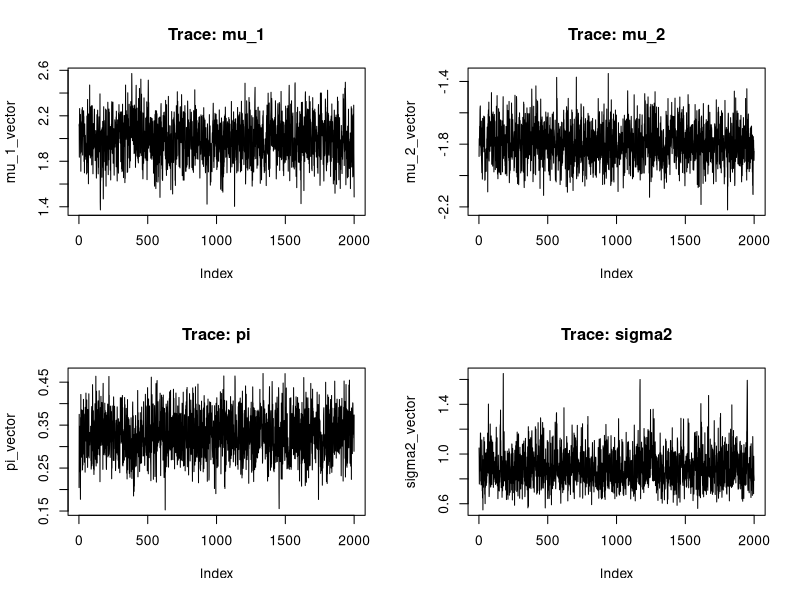
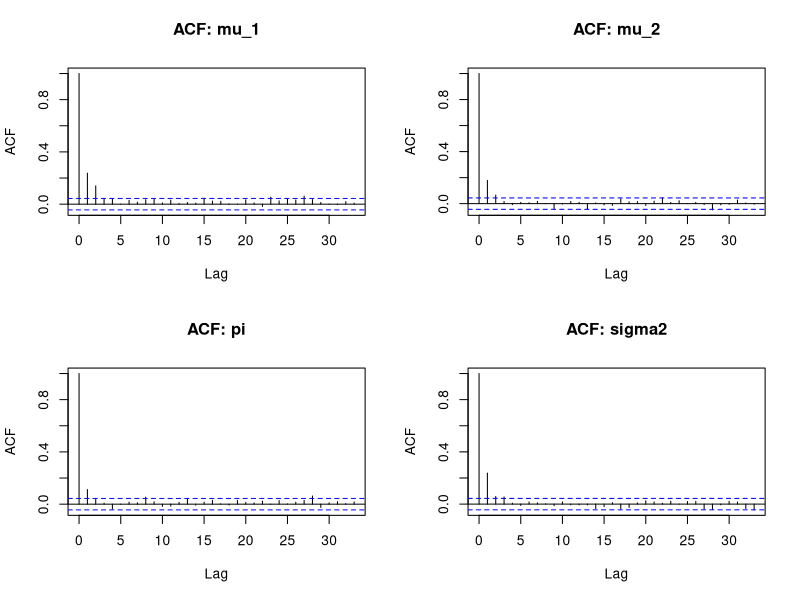

These figures' R source, in order:
## ---- chunk 1
iterate_parameters <- function(data, previous, hyperparams) {
    next_parameters <- list()
    n <- length(data)
    
    m_0     <- hyperparams$m_0
    s2_0    <- hyperparams$s2_0
    a       <- hyperparams$a
    b       <- hyperparams$b
    alpha_0 <- hyperparams$alpha_0
    beta_0  <- hyperparams$beta_0
    
    mu_1    <- previous$mu_1
    mu_2    <- previous$mu_2
    pi      <- previous$pi
    sigma2  <- previous$sigma2
    zs      <- previous$zs
    
    #Latent group allocation for each data point separately
    z_i <- numeric(n)
    for (i in 1:n) {
      y_i <- data[i]
      #conditional likelihood for the generated data; probability that Z_i equals 1.
      p_1 <- dnorm(y_i, mu_1, sqrt(sigma2))*pi/
        (pi*dnorm(y_i, mu_1, sqrt(sigma2))+(1-pi)*dnorm(y_i, mu_2, sqrt(sigma2)))
      #randomize latent group allocation
      if (runif(1, 0, 1) < p_1) {
        z_i[i] <- 1
      } else {
        z_i[i] <- 2
      }
    }
    #save result
    zs <- z_i
    next_parameters$zs <- zs
    
    #split observations into groups by allocation parameter
    is_group_1   <- sapply(zs, function(x) x == 1) #vector which tells if a datum is in group 1
    is_group_2   <- !is_group_1
    group_1_data <- data[which(is_group_1)]
    group_2_data <- data[which(is_group_2)]
    
    #count observations in each group, and take their sums
    N_1 <- length(group_1_data)
    N_2 <- length(group_2_data)
    y_sum_1 <- sum(group_1_data)
    y_sum_2 <- sum(group_2_data)
    
    #sample from the conditional likelihood of group allocation parameter pi
    pi <- rbeta(1, a + N_1, b + n - N_1)
    next_parameters$pi <- pi
    
    #sample mu_1 from conditional distribution
    mu_1 <- rnorm(1, 
                  mean = (m_0 + y_sum_1)/(sigma2 + s2_0*N_1),
                  sd = sqrt((s2_0*sigma2)/(sigma2 + s2_0*N_1))
    )
    next_parameters$mu_1 <- mu_1
    
    #sample mu_2 from it's conditional distribution
    mu_2 <- rnorm(1, 
                  mean = (m_0 + y_sum_2)/(sigma2 + s2_0*N_2),
                  sd = sqrt((s2_0*sigma2)/(sigma2 + s2_0*N_2))
    )
    next_parameters$mu_2 <- mu_2
    
    #calculate parameters for the conditional of sigma^2
    #this needs cleanup later
    alpha_k <- alpha_0 + n/2
    #beta_k_1 = beta_0 + 1/2 * sum((data-mu_1)^2)
    #beta_k_2 = beta_0 + 1/2 * sum((data-mu_2)^2)
    #sample from the conditional distribution 
    #sigma2 = pi * 1/rgamma(1, alpha_k, beta_k_1) + (1-pi) * 1/rgamma(1, alpha_k, beta_k_2)
    mus <- is_group_1*mu_1 + is_group_2*mu_2
    beta_k <- beta_0 + 1/2 * sum((data-mus)^2)
    
    sigma2 <- 1/rgamma(1, alpha_k, beta_k)
    next_parameters$sigma2 <- sigma2
    
    next_parameters
}

gibbs_sampler <- function(data, samples_count, burn, hyperparams) {
  n <- length(data)
  parameters <- vector(mode="list", length=samples_count)
  
  m_0     <- hyperparams$m_0
  s2_0    <- hyperparams$s2_0
  a       <- hyperparams$a
  b       <- hyperparams$b
  alpha_0 <- hyperparams$alpha_0
  beta_0  <- hyperparams$beta_0
  
  #Initialise prior values from distribution
  parameters[[1]] <- list(
    mu_1    = rnorm(1, m_0, sqrt(s2_0)),
    mu_2    = rnorm(1, m_0, sqrt(s2_0)),
    pi      = rbeta(1, a, b),
    sigma2  = 1/rgamma(1, alpha_0, beta_0)
  )
  parameters[[1]]$zs = rbinom(n, 1, 1-parameters[[1]]$pi) + 1
  #Burn just replaces the first value repeatedly, thus discarding the previous value
  for (t in 1:burn) {
    previous <- parameters[[1]]
    parameters[[1]] <- iterate_parameters(data, previous, hyperparams)
  }
  #generate samples
  for (t in 2:samples_count) {
    previous <- parameters[[t-1]]
    parameters[[t]] <- iterate_parameters(data, previous, hyperparams)
  }
  parameters
}
## ---- chunk 2
#generate a dataset

n <- 100
allocation <- rbinom(n, size = 1, prob = 0.7)
separate_data <- allocation*rnorm(n, -2, 1) + (1 - allocation)*rnorm(n, 2, 1)

## ---- chunk 3

hyperparams = list(
  m_0 = 0,
  s2_0 = 1,
  a = 1,
  b = 1,
  alpha_0 = 1,
  beta_0 = 1
)

separate_gibbs = gibbs_sampler(separate_data, 2000, 2000, hyperparams)
## ---- chunk 4
mu_1_vector <- sapply(separate_gibbs, function (x) x$mu_1)
mu_2_vector <- sapply(separate_gibbs, function (x) x$mu_2)
pi_vector <- sapply(separate_gibbs, function (x) x$pi)
sigma2_vector <- sapply(separate_gibbs, function (x) x$sigma2)

## ---- chunk 5

par(mfrow=c(2,2))

plot(mu_1_vector, type = "l", main = "Trace: mu_1")
plot(mu_2_vector, type = "l", main = "Trace: mu_2")

plot(pi_vector, type = "l", main = "Trace: pi")
plot(sigma2_vector, type = "l", main = "Trace: sigma2")
## ---- chunk 6
par(mfrow=c(2,2))

acf(mu_1_vector, main = "ACF: mu_1")
acf(mu_2_vector, main = "ACF: mu_2")
acf(pi_vector, main = "ACF: pi")
acf(sigma2_vector, main = "ACF: sigma2")

## ---- chunk 7
hyperparams = list(
  m_0 = 0,
  s2_0 = 1,
  a = 1,
  b = 1,
  alpha_0 = 1,
  beta_0 = 1
)

mean <- mean(faithful$eruptions)
std <- sd(faithful$eruptions)
preprocessed_data <- (faithful$eruptions - mean)/ std

## ---- chunk 8
gibbs_sampler(preprocessed_data, 100, 100, hyperparams)
## ---- chunk 9
